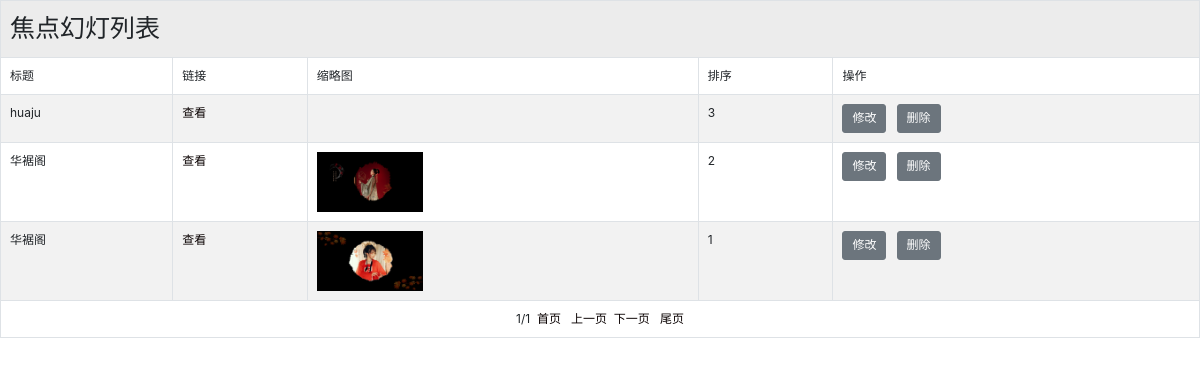
Page /admin/slide_list.php (signed in) on the committed database.
### tables this page shows
CREATE TABLE IF NOT EXISTS `slide` (
  `id` int(11) NOT NULL AUTO_INCREMENT,
  `title` varchar(100) DEFAULT NULL COMMENT '幻灯标题',
  `thumbnail` varchar(255) DEFAULT NULL COMMENT '幻灯缩略图',
  `link` varchar(100) DEFAULT NULL COMMENT '链接地址',
  `orderid` int(11) DEFAULT NULL COMMENT '排序id',
  PRIMARY KEY (`id`)
);

### admin/slide_list.php (the view, shortened to what this page needs)
<?php
require_once('../inc/conn_pdo.php');
$rows = $dbh->query("select * from slide");
$total_num = $rows->rowCount();
$pagesize=5;
$page_num=ceil($total_num/$pagesize);
$page=isset($_GET['page'])?$_GET['page']:1;
$offset=$pagesize*($page-1);
$prepage=($page<>1)?$page-1:$page;
$nextpage=($page<>$page_num)?$page+1:$page;
$sql="select * from slide order by id desc limit $offset,$pagesize";
$rows = $dbh->query($sql);
?>
<!DOCTYPE html>
<html>
    <head>
        <link href="css/bootstrap.min.css" rel="stylesheet">
        <link href="css/table.css" rel="stylesheet" type="text/css" />
    </head>
    <body>
    <table class="table table-striped table-hover table-bordered">
        <tr>
            <td colspan="5"><span style="font-size:25px">焦点幻灯列表</span></td>
        </tr>
        <tr>
            <td>标题</td>
            <td>链接</td>
            <td>缩略图</td>
            <td>排序</td>
            <td>操作</td>
        </tr>
        <tr>
            <?php
            if($total_num>0){
                foreach ($rows as $row) {
            ?>
            <td><?php echo $row['title']?></td>
            <td><?php if($row['link']==''){echo '无';}else{?><a target="new" href="<?=$row['link']?>">查看</a><?php }?></td>
            <td><img src="<?=$row['thumbnail']?>" width="0" height="0" onload="AutoResizeImage(0,60,this)"></td>
            <td><?=$row['orderid']?></td>
            <td><input type="submit" name="button" id="button" value="修改" class='btn btn-secondary' onclick="window.location.href='slide_modify.php?id=<?=$row['id']?>'" />&nbsp;&nbsp;
                <input type="button" name="button2" id="button2" value="删除" class='btn btn-secondary' onclick="window.location.href='slide_delete.php?id=<?=$row['id']?>'" /></td>
        </tr>
        <?php
        }
        }else{
            echo "<tr><td colspan='5' style='color:red;font-size:13px'>暂无记录</td></tr>";
        }
        ?>
        <tr>
            <td colspan="5" align="center"> <?=$page?>/<?=$page_num?>&nbsp;&nbsp;<a href="?page=1">首页</a>&nbsp;&nbsp;	<a href="?page=<?=$prepage?>">上一页</a>&nbsp;&nbsp;<a href="?page=<?=$nextpage?>">下一页</a>&nbsp;&nbsp;<a href="?page=<?=$page_num?>"> 尾页</a></td>
        </tr>
    </table>
    </body>
</html>

### admin/css/table.css (style rules this page uses)
body { margin:0;padding:0; background-color:rgba(255,255,255,0); }
div,table { background-color:rgba(255,255,255,0); }
a { text-decoration:none;color:#090000; }
td { padding-left:8px; }

### admin/slide_list.php (style rules this page uses)
* { font-size:12px; }

### rows in the picture
slide: title "huaju", orderid "3"
slide: title "华裾阁", thumbnail (picture), orderid "2"
slide: title "华裾阁", thumbnail (picture), orderid "1"

### other values in the picture
$page "1"
$page_num "1"
